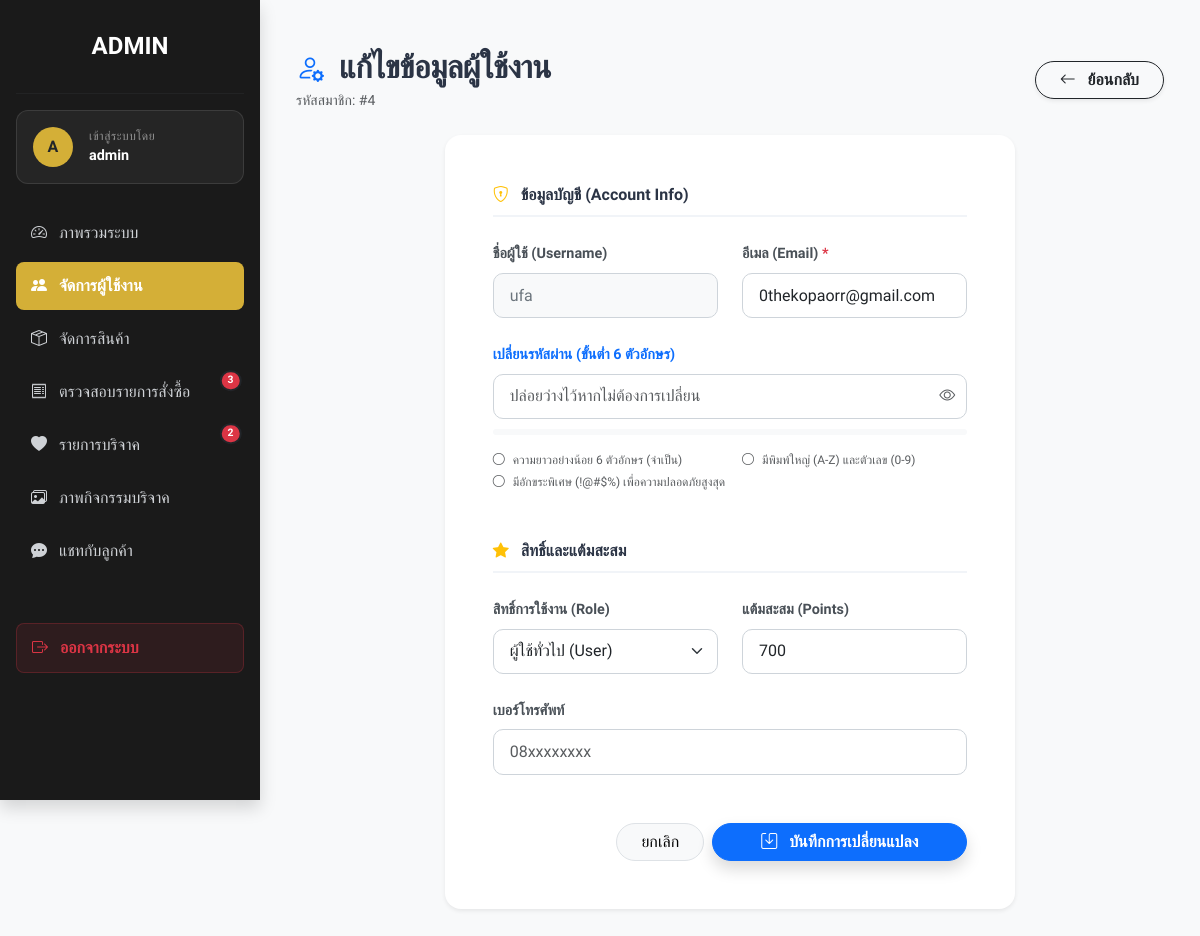
The page /admin/user_edit.php?id=4 (signed in) on the database its author committed.
### tables this page shows
CREATE TABLE `users` (
  `id` int(11) NOT NULL,
  `username` varchar(50) NOT NULL,
  `password_hash` varchar(255) NOT NULL,
  `email` varchar(100) NOT NULL,
  `role` enum('user','admin') DEFAULT 'user',
  `is_active` tinyint(1) DEFAULT 1 COMMENT '1 = ใช้งานปกติ, 0 = ระงับการใช้งาน',
  `current_points` int(11) DEFAULT 0 COMMENT 'แต้มสะสมคงเหลือ',
  `address` text DEFAULT NULL,
  `phone` varchar(20) DEFAULT NULL,
  `created_at` timestamp NOT NULL DEFAULT current_timestamp(),
  `updated_at` timestamp NOT NULL DEFAULT current_timestamp() ON UPDATE current_timestamp(),
  `reset_token` varchar(64) DEFAULT NULL,
  `reset_expires` datetime DEFAULT NULL
);

### admin/user_edit.php (the view, shortened to what this page needs)
<?php
require_once 'layout/header.php';
$id = $_GET['id'];
$stmt = $pdo->prepare("SELECT * FROM users WHERE id = ?");
$stmt->execute([$id]);
$user = $stmt->fetch();
?>
<link rel="stylesheet" href="../assets/css/admin_dashboard.css">
<div class="container-fluid py-4">
    <div class="d-flex flex-column flex-md-row justify-content-between align-items-md-center mb-4 gap-3">
        <div>
            <h2 class="dashboard-title mb-1"><i class="bi bi-person-gear text-primary me-2 fs-3"></i> แก้ไขข้อมูลผู้ใช้งาน</h2>
            <p class="text-muted mb-0 small">รหัสสมาชิก: #<?= $user['id'] ?></p>
        </div>
        <a href="users.php" class="btn btn-outline-dark rounded-pill px-4 shadow-sm fw-bold">
            <i class="bi bi-arrow-left me-2"></i> ย้อนกลับ
        </a>
    </div>
    <div class="row justify-content-center">
        <div class="col-xl-8 col-lg-10">
            <div class="card card-custom shadow-sm border-0">
                <div class="card-body p-5">
                    <form action="" method="POST" id="editUserForm">
                        <div class="form-section-title mb-4"><i class="bi bi-shield-lock text-warning me-2"></i> ข้อมูลบัญชี (Account Info)</div>
                        <div class="row g-4 mb-4">
                            <div class="col-md-6">
                                <label class="form-label-custom">ชื่อผู้ใช้ (Username)</label>
                                <input type="text" class="form-control form-control-custom bg-light" value="<?= htmlspecialchars($user['username']) ?>" readonly>
                            </div>
                            <div class="col-md-6">
                                <label class="form-label-custom">อีเมล (Email) <span class="text-danger">*</span></label>
                                <input type="email" name="email" class="form-control form-control-custom" value="<?= htmlspecialchars($user['email']) ?>" required>
                            </div>
                            <div class="col-md-12">
                                <label class="form-label-custom text-primary fw-bold">เปลี่ยนรหัสผ่าน (ขั้นต่ำ 6 ตัวอักษร)</label>
                                <div class="position-relative">
                                    <input type="password" name="new_password" id="new_password"
                                           class="form-control form-control-custom"
                                           placeholder="ปล่อยว่างไว้หากไม่ต้องการเปลี่ยน">
                                    <button type="button" onclick="togglePassword()" class="btn position-absolute top-50 end-0 translate-middle-y border-0 text-muted">
                                        <i class="bi bi-eye" id="toggleIcon"></i>
                                    </button>
                                </div>
                                <div class="progress progress-tiny bg-light">
                                </div>
                                <div class="row mt-3">
                                    <div class="col-sm-6 pw-requirement text-muted" id="req-len">
                                        <i class="bi bi-circle"></i> ความยาวอย่างน้อย 6 ตัวอักษร (จำเป็น)
                                    </div>
                                    <div class="col-sm-6 pw-requirement text-muted" id="req-upnum">
                                        <i class="bi bi-circle"></i> มีพิมพ์ใหญ่ (A-Z) และตัวเลข (0-9)
                                    </div>
                                    <div class="col-sm-12 pw-requirement text-muted mt-1" id="req-spec">
                                        <i class="bi bi-circle"></i> มีอักขระพิเศษ (!@#$%) เพื่อความปลอดภัยสูงสุด
                                    </div>
                                </div>
                            </div>
                        </div>
                        <div class="form-section-title mt-5 mb-4"><i class="bi bi-star-fill text-warning me-2"></i> สิทธิ์และแต้มสะสม</div>
                        <div class="row g-4 mb-4">
                            <div class="col-md-6">
                                <label class="form-label-custom">สิทธิ์การใช้งาน (Role)</label>
                                <select name="role" class="form-select form-select-custom">
                                    <option value="user" <?= $user['role'] == 'user' ? 'selected' : '' ?>>ผู้ใช้ทั่วไป (User)</option>
                                </select>
                            </div>
                            <div class="col-md-6">
                                <label class="form-label-custom">แต้มสะสม (Points)</label>
                                <input type="number" name="current_points" class="form-control form-control-custom" value="<?= $user['current_points'] ?>" min="0">
                            </div>
                        </div>
                        <div class="col-md-12 mt-4">
                                <label class="form-label-custom">เบอร์โทรศัพท์</label>
                                <input type="text" name="phone" class="form-control form-control-custom" value="<?= htmlspecialchars($user['phone'] ?? '') ?>" placeholder="08xxxxxxxx">
                        </div>
                        <div class="d-flex justify-content-end gap-2 mt-5">
                            <a href="users.php" class="btn btn-light rounded-pill px-4 border">ยกเลิก</a>
                            <button type="submit" class="btn btn-primary rounded-pill px-5 fw-bold shadow">
                                <i class="bi bi-save me-2"></i> บันทึกการเปลี่ยนแปลง
                            </button>
                        </div>
                    </form>
                </div>
            </div>
        </div>
    </div>
</div>

### assets/css/admin_dashboard.css (style rules this page uses)
body { font-family: 'Prompt', sans-serif; background-color: #f4f7f6; }
.dashboard-title { font-weight: 700; color: #2b3445; letter-spacing: -0.5px; }
.card-custom { border-radius: 16px; border: none; box-shadow: 0 4px 20px rgba(0, 0, 0, 0.03); transition: all 0.3s ease; background: #fff; }
.form-label-custom { font-weight: 600; color: #495057; font-size: 0.9rem; margin-bottom: 0.5rem; }
.form-control-custom, .form-select-custom { border-radius: 10px; border: 1px solid #ced4da; padding: 0.6rem 1rem; transition: all 0.2s ease-in-out; background-color: #fff; }
.form-control-custom:read-only { background-color: #f8f9fa; color: #6c757d; cursor: not-allowed; }
.form-section-title { font-size: 1rem; font-weight: 700; color: #2b3445; border-bottom: 2px solid #f1f4f8; padding-bottom: 0.5rem; margin-bottom: 1.5rem; }

### admin/user_edit.php (style rules this page uses)
.pw-requirement { font-size: 0.75rem; transition: 0.3s; }
.pw-requirement i { margin-right: 5px; }
.progress-tiny { height: 6px; border-radius: 10px; margin-top: 10px; transition: all 0.5s; }

### rows shown on the page
users: id "4", username "ufa", email "0thekopaorr@gmail.com", role "ผู้ใช้ทั่วไป (User)", current_points "700"

### other values the page prints
substr($_SESSION['username'] ?? 'A', 0, 1) "A"
$_SESSION['username'] "admin"
$pending_orders "3"
$pending_donations "2"
